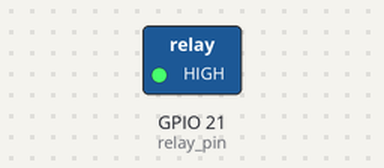
This program was run on a simulated Raspberry Pi (BCM pin numbers). Parts: switched loads named in the program (green lamp = pin HIGH).

Above: at 1.0 s.
At 3.0 s:
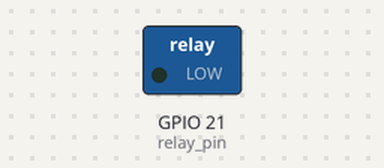
Timing chart, 0 to 5.2 s (numbered marks = the images above):
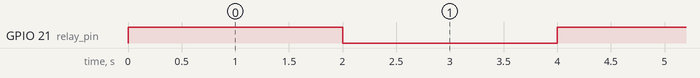

Measured:
- by itself, GPIO 21 (relay_pin): alternates HIGH for 2.0 s and LOW for 2.0 s

The program:

main.py
```python
import RPi.GPIO as GPIO
import time

relay_pin = 21  # = GPIO 21 = Pin 40
temp = 2 # temps en secondes

# setup des broches GPIO
GPIO.setwarnings(False)  # désactive les messages d'alerte
GPIO.setmode(GPIO.BCM)  # Utilisation de la numérotation BCM
GPIO.setup(relay_pin, GPIO.OUT)  # initialise la broche en sortie

try:
    while True:
        GPIO.output(relay_pin, GPIO.HIGH)  # allume le relais
        time.sleep(temp)  # attendre x secondes

        GPIO.output(relay_pin, GPIO.LOW)  # eteint le relais
        time.sleep(temp)  # attendre x secondes

except KeyboardInterrupt:
    print("Program interrupted")

finally:
    GPIO.cleanup()  # nettoie les broches GPIO
```
